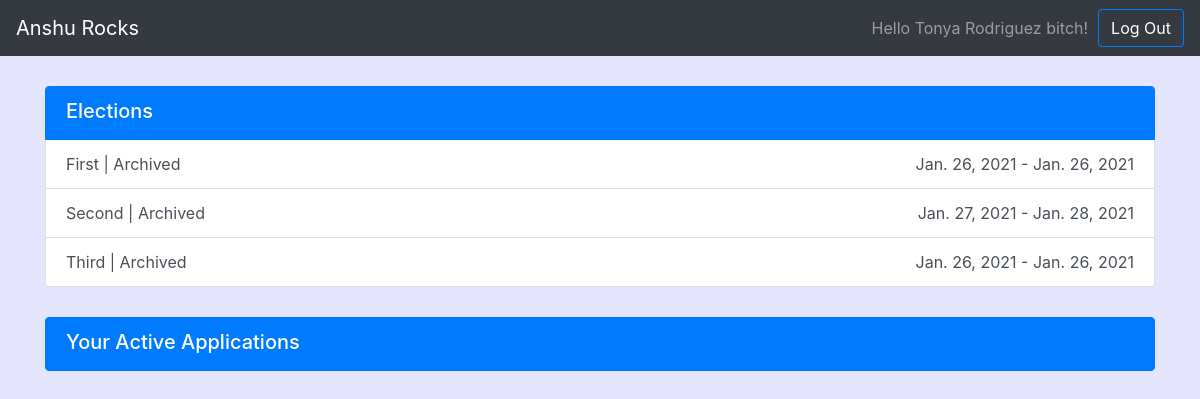
Screenshot of /student_dashboard/ (signed in) with the database file from the repository.
### college_election/models.py (models this page shows, shortened)
class Account(AbstractBaseUser):
    user_id = models.CharField(verbose_name="user_id", unique=True, primary_key=True, max_length=10)
    name = models.CharField(max_length=30)
    image_url = models.CharField(blank=True, null=True, max_length=1000)
    last_login = models.DateTimeField(verbose_name='last login', auto_now=True)
    is_active = models.BooleanField(default=True)
    is_superuser = models.BooleanField(default=False)
    USERNAME_FIELD = 'user_id'
    REQUIRED_FIELDS = ['is_student', 'is_staff']
    objects = MyAccountManager()

class Election(models.Model):
    election_id = models.IntegerField(primary_key=True)
    title = models.CharField(max_length=255, unique=True)
    voting_start = models.DateField()
    voting_end = models.DateField()
    created_at = models.DateTimeField(auto_now_add=True)
    @property
    def status(cls):
        IST = pytz.timezone('Asia/Kolkata')
        now = datetime.now(tz=IST)
        voting_start = datetime.combine(cls.voting_start, datetime.min.time()).astimezone(IST) + timedelta(
            hours=-5, minutes=-30)
        voting_end = datetime.combine(cls.voting_end, datetime.min.time()).astimezone(IST) + timedelta(hours=-5,
                                                                                                            minutes=-30)
        if now >= cls.created_at and now < voting_start:
            return 'Registration Open'
        elif now >= voting_start and now < voting_end:
            return 'Voting Live'
        else:
            return 'Archived'
    class Meta:
        db_table = 'election'

### college_election/views.py (the view)
# urls.py: path('student_dashboard/', views.student_dashboard, name='student_dashboard'),
def student_dashboard(request):
    if request.user and request.user.is_authenticated and Student.objects.filter(user=request.user):
        allElec = Election.objects.all()
        candidates = Candidate.objects.filter(student__user=request.user)
        filtered_candidates = []
        for i in range(len(candidates)):
            if candidates[i].position.election.status == 'Registration Open':
                filtered_candidates.append(candidates[i])
        return render(request, 'college_election/student_dashboard.html',
                      context={'allElec': allElec, 'candidates': filtered_candidates})
    else:
        messages.error(request, 'You Are Not Authorized To Access That Page')
        return redirect('index')

### templates/college_election/student_dashboard.html (shortened to what this page needs)
{% extends 'college_election/base.html' %}
{% block content %}
    <div class="list-group" style="margin: 30px auto;">
        <div href="#" class="list-group-item list-group-item-action active">
            <div class="d-flex w-100 justify-content-between">
                <h5 class="mb-1" style="display: flex;width: 100%;justify-content: space-between;align-items: center;">
                    Elections
                </h5>
            </div>
        </div>
        {% for election in allElec %}
            <a href="{% url 'student_election_dashboard' election_id=election.election_id %}"
               class="list-group-item list-group-item-action">
                <div class="d-flex w-100 justify-content-between">
                    {{ election.title }}
                    | {{ election.status }}
                    <h7>{{ election.voting_start }} - {{ election.voting_end }}</h7>
                </div>
            </a>
        {% endfor %}
    </div>
    <ul class="list-group" style="margin: 30px auto;">
        <li href="#" class="list-group-item list-group-item-action active">
            <div class="d-flex w-100 justify-content-between" style="align-items: center;">
                <h5 class="mb-1">Your Active Applications</h5>
            </div>
        </li>
    </ul>
{% endblock %}

### templates/college_election/base.html (shortened to what this page needs)
<!doctype html>
<html lang="en">
<head>
    <link rel="stylesheet" href="https://cdn.jsdelivr.net/npm/bootstrap@4.5.3/dist/css/bootstrap.min.css"
>
</head>
<body style="height: 100%;background-color: #c5c5ff6e;">
<nav class="navbar navbar-expand-lg navbar-dark bg-dark">
    <a class="navbar-brand" href="{% url 'index' %}"">Anshu Rocks</a>
    <div class="collapse navbar-collapse" id="navbarSupportedContent">
        {% if request.user.is_authenticated %}
            <span class="navbar-text" style="margin-right: 10px;">
            Hello {{ request.user.name }} bitch!
          </span>
            <a class="btn btn-primary bg-dark" href="{% url 'logout' %}">Log Out</a>
        {% else %}
            <a class="btn btn-primary">Login</a>
        {% endif %}
    </div>
</nav>
<div class="container">
    {% block content %}{% endblock content %}
</div>
</body>
</html>

### rows the page displays
Account: user.name "Tonya Rodriguez"
Election: title "First", status "Archived", voting_start "Jan. 26, 2021", voting_end "Jan. 26, 2021"
Election: title "Second", status "Archived", voting_start "Jan. 27, 2021", voting_end "Jan. 28, 2021"
Election: title "Third", status "Archived", voting_start "Jan. 26, 2021", voting_end "Jan. 26, 2021"
